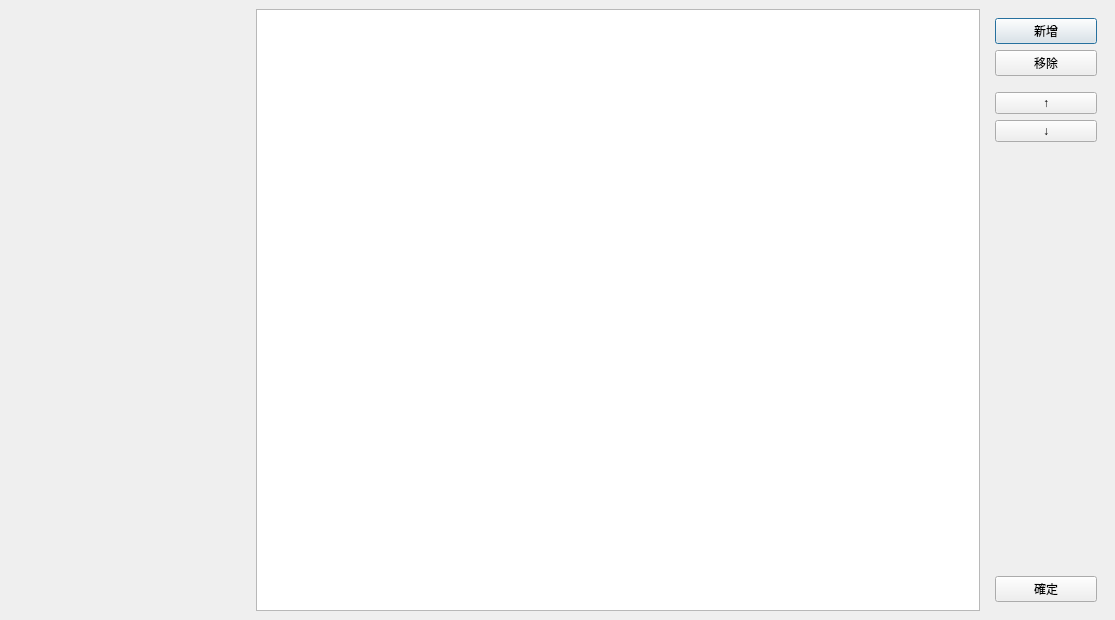
<?xml version="1.0" encoding="UTF-8"?>
<ui version="4.0">
 <class>DialogSelectFile</class>
 <widget class="QDialog" name="DialogSelectFile">
  <property name="geometry">
   <rect>
    <x>0</x>
    <y>0</y>
    <width>1115</width>
    <height>620</height>
   </rect>
  </property>
  <property name="windowTitle">
   <string>Dialog</string>
  </property>
  <layout class="QGridLayout" name="gridLayout">
   <property name="leftMargin">
    <number>0</number>
   </property>
   <property name="topMargin">
    <number>0</number>
   </property>
   <property name="rightMargin">
    <number>0</number>
   </property>
   <property name="bottomMargin">
    <number>0</number>
   </property>
   <property name="spacing">
    <number>0</number>
   </property>
   <item row="0" column="0">
    <widget class="QWidget" name="wBg" native="true">
     <layout class="QHBoxLayout" name="horizontalLayout" stretch="1,3,1">
      <item>
       <widget class="QWidget" name="widget" native="true">
        <layout class="QGridLayout" name="gridLayout_2">
         <property name="leftMargin">
          <number>0</number>
         </property>
         <property name="topMargin">
          <number>0</number>
         </property>
         <property name="rightMargin">
          <number>0</number>
         </property>
         <property name="bottomMargin">
          <number>0</number>
         </property>
         <property name="spacing">
          <number>0</number>
         </property>
         <item row="0" column="0">
          <widget class="QListView" name="listView">
           <property name="maximumSize">
            <size>
             <width>1200</width>
             <height>16777215</height>
            </size>
           </property>
           <property name="styleSheet">
            <string notr="true">background-color: rgba(255, 255, 255, 0);
</string>
           </property>
          </widget>
         </item>
        </layout>
       </widget>
      </item>
      <item>
       <widget class="QWidget" name="wBody" native="true">
        <property name="styleSheet">
         <string notr="true"/>
        </property>
        <layout class="QGridLayout" name="gridLayout_3">
         <property name="leftMargin">
          <number>0</number>
         </property>
         <property name="topMargin">
          <number>0</number>
         </property>
         <property name="rightMargin">
          <number>0</number>
         </property>
         <property name="bottomMargin">
          <number>0</number>
         </property>
         <property name="spacing">
          <number>0</number>
         </property>
         <item row="0" column="0">
          <widget class="QScrollArea" name="scrollArea">
           <property name="widgetResizable">
            <bool>true</bool>
           </property>
           <widget class="QWidget" name="scrollAreaWidgetContents">
            <property name="geometry">
             <rect>
              <x>0</x>
              <y>0</y>
              <width>722</width>
              <height>600</height>
             </rect>
            </property>
            <property name="styleSheet">
             <string notr="true">QWidget#scrollAreaWidgetContents{background-color: rgb(255, 255, 255);}</string>
            </property>
            <layout class="QGridLayout" name="gridLayout_4">
             <property name="leftMargin">
              <number>0</number>
             </property>
             <property name="topMargin">
              <number>0</number>
             </property>
             <property name="rightMargin">
              <number>0</number>
             </property>
             <property name="bottomMargin">
              <number>0</number>
             </property>
             <property name="spacing">
              <number>0</number>
             </property>
             <item row="0" column="0">
              <widget class="QLabel" name="lbPic">
               <property name="text">
                <string/>
               </property>
              </widget>
             </item>
            </layout>
           </widget>
          </widget>
         </item>
        </layout>
       </widget>
      </item>
      <item>
       <widget class="QWidget" name="widget_3" native="true">
        <property name="minimumSize">
         <size>
          <width>120</width>
          <height>0</height>
         </size>
        </property>
        <property name="maximumSize">
         <size>
          <width>120</width>
          <height>16777215</height>
         </size>
        </property>
        <layout class="QVBoxLayout" name="verticalLayout">
         <item>
          <widget class="QPushButton" name="btnAdd">
           <property name="text">
            <string>新增</string>
           </property>
          </widget>
         </item>
         <item>
          <widget class="QPushButton" name="btnRemove">
           <property name="text">
            <string>移除</string>
           </property>
          </widget>
         </item>
         <item>
          <spacer name="verticalSpacer_2">
           <property name="orientation">
            <enum>Qt::Vertical</enum>
           </property>
           <property name="sizeType">
            <enum>QSizePolicy::Fixed</enum>
           </property>
           <property name="sizeHint" stdset="0">
            <size>
             <width>20</width>
             <height>10</height>
            </size>
           </property>
          </spacer>
         </item>
         <item>
          <widget class="QPushButton" name="btnUp">
           <property name="text">
            <string>↑</string>
           </property>
          </widget>
         </item>
         <item>
          <widget class="QPushButton" name="btnDown">
           <property name="text">
            <string>↓</string>
           </property>
          </widget>
         </item>
         <item>
          <spacer name="verticalSpacer">
           <property name="orientation">
            <enum>Qt::Vertical</enum>
           </property>
           <property name="sizeHint" stdset="0">
            <size>
             <width>20</width>
             <height>40</height>
            </size>
           </property>
          </spacer>
         </item>
         <item>
          <widget class="QPushButton" name="btnOk">
           <property name="text">
            <string>確定</string>
           </property>
          </widget>
         </item>
        </layout>
       </widget>
      </item>
     </layout>
    </widget>
   </item>
  </layout>
 </widget>
 <resources/>
 <connections/>
</ui>
